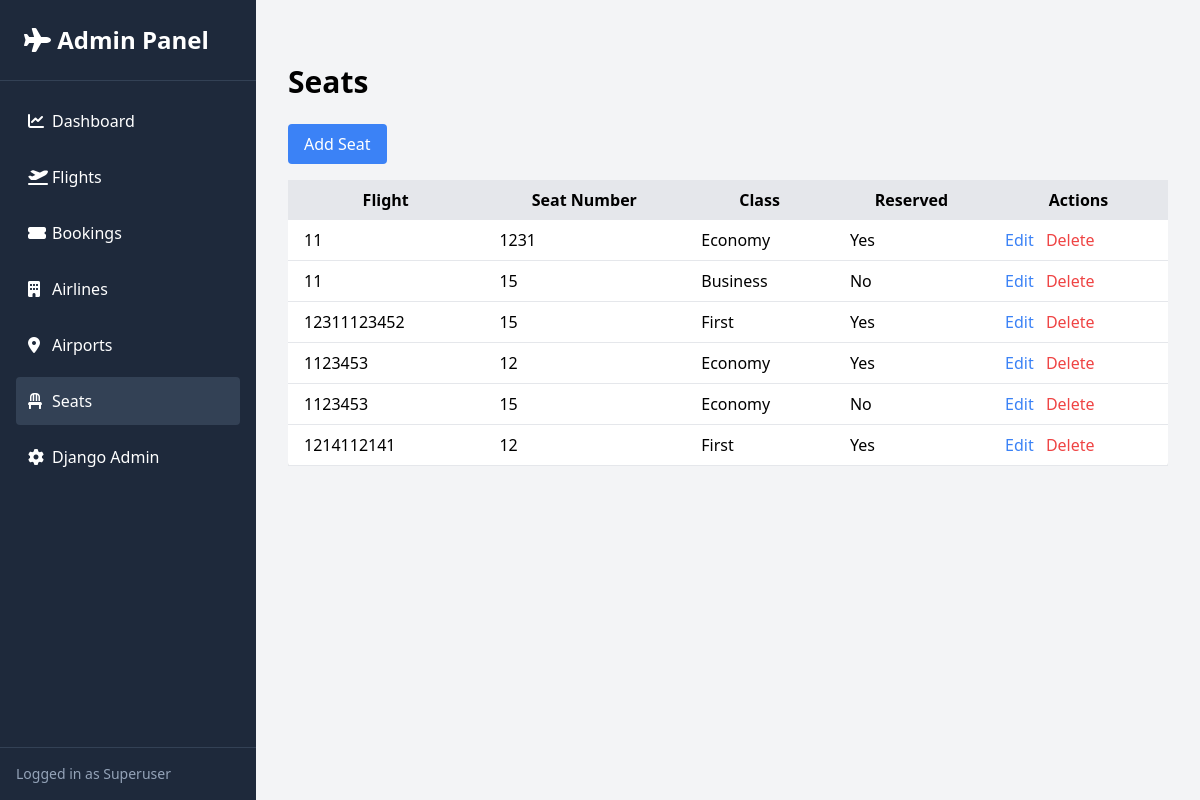
The app's page /admin-panel/admin-dashboard/seats/ (signed in) with its own data.
### roombook/models.py (models this page shows, shortened)
class Seat(models.Model):
    flight = models.ForeignKey(
        Flight, related_name='seats', on_delete=models.CASCADE
    )
    seat_number = models.CharField(max_length=5)
    seat_class = models.CharField(
        max_length=20,
        choices=[
            ('economy', 'Economy'),
            ('business', 'Business'),
            ('first', 'First Class'),
        ],
        default='economy'
    )
    is_reserved = models.BooleanField(default=False)
    class Meta:
        unique_together = ('flight', 'seat_number')

class Flight(models.Model):
    airline = models.ForeignKey(Airline, on_delete=models.CASCADE)
    flight_number = models.CharField(max_length=10)
    origin = models.ForeignKey(
        Airport, related_name='departures', on_delete=models.CASCADE
    )
    destination = models.ForeignKey(
        Airport, related_name='arrivals', on_delete=models.CASCADE
    )
    departure = models.DateTimeField()
    arrival = models.DateTimeField()
    duration = models.DurationField(null=True, blank=True)
    price = models.DecimalField(max_digits=8, decimal_places=2)
    available_seats = models.PositiveIntegerField(default=0)
    status = models.CharField(
        max_length=20,
        choices=[
            ('scheduled', 'Scheduled'),
            ('delayed', 'Delayed'),
            ('cancelled', 'Cancelled'),
        ],
        default='scheduled'
    )
    class Meta:
        unique_together = ('airline', 'flight_number', 'departure')
    def __str__(self):
        return f"{self.airline.code}{self.flight_number}"

class Airline(models.Model):
    name = models.CharField(max_length=100)
    code = models.CharField(max_length=5, unique=True)

### roombook/admin_views.py (the view)
@user_passes_test(is_superuser)
def seat_list(request):
    seats = Seat.objects.select_related('flight').all().order_by('flight__departure', 'seat_number')
    return render(request, 'admin_dashboard/seats.html', {'seats': seats})

### roombook/admin_views.py (called while the page is built)
def is_superuser(user):
    return user.is_superuser

### roombook/templates/admin_dashboard/seats.html
{% extends 'admin_dashboard/base.html' %}
{% load static %}
{% block content %}
<div class="container mx-auto py-8">
    <h1 class="text-3xl font-bold mb-6">Seats</h1>
    <a href="{% url 'admin_seat_add' %}" class="bg-blue-500 text-white px-4 py-2 rounded hover:bg-blue-600 mb-4 inline-block">
        Add Seat
    </a>
    <div class="overflow-x-auto">
        <table class="min-w-full bg-white shadow-md rounded">
            <thead class="bg-gray-200">
                <tr>
                    <th class="py-2 px-4">Flight</th>
                    <th class="py-2 px-4">Seat Number</th>
                    <th class="py-2 px-4">Class</th>
                    <th class="py-2 px-4">Reserved</th>
                    <th class="py-2 px-4">Actions</th>
                </tr>
            </thead>
            <tbody>
                {% for seat in seats %}
                <tr class="border-b">
                    <td class="py-2 px-4">{{ seat.flight }}</td>
                    <td class="py-2 px-4">{{ seat.seat_number }}</td>
                    <td class="py-2 px-4 capitalize">{{ seat.seat_class }}</td>
                    <td class="py-2 px-4">{% if seat.is_reserved %}Yes{% else %}No{% endif %}</td>
                    <td class="py-2 px-4 space-x-2">
                        <a href="{% url 'admin_seat_edit' seat.id %}" class="text-blue-500 hover:underline">Edit</a>
                        <a href="{% url 'admin_seat_delete' seat.id %}" class="text-red-500 hover:underline">Delete</a>
                    </td>
                </tr>
                {% empty %}
                <tr>
                    <td colspan="5" class="text-center py-4">No seats found.</td>
                </tr>
                {% endfor %}
            </tbody>
        </table>
    </div>
</div>
{% endblock %}

### records on screen
Seat: flight "11", seat_number "1231", seat_class "Economy", is_reserved "Yes"
Seat: flight "11", seat_number "15", seat_class "Business", is_reserved "No"
Seat: flight "12311123452", seat_number "15", seat_class "First", is_reserved "Yes"
Seat: flight "1123453", seat_number "12", seat_class "Economy", is_reserved "Yes"
Seat: flight "1123453", seat_number "15", seat_class "Economy", is_reserved "No"
Seat: flight "1214112141", seat_number "12", seat_class "First", is_reserved "Yes"
